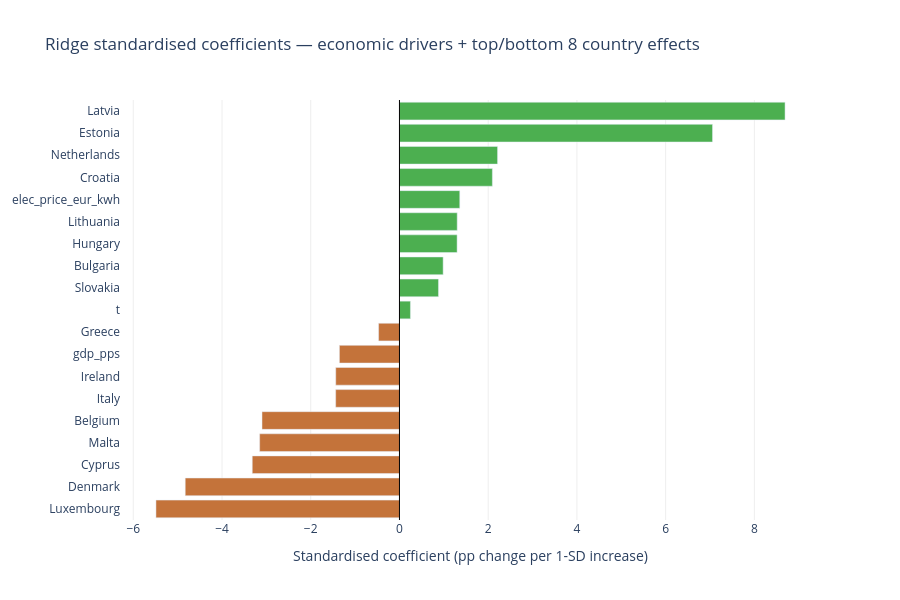

The cell this chart's notebook holds for it:
### Code cell
# Show economic features + top/bottom 8 country dummies
top_dummies = pd.concat([dummies.head(8), dummies.tail(8)])
show = pd.concat([econ, top_dummies]).sort_values("coef").reset_index(drop=True)
labels = show["feature"].apply(lambda x: x.removeprefix("c_"))
bar_colors = [COLORS["renewables"] if c >= 0 else COLORS["fossil"] for c in show["coef"]]

fig = go.Figure()
fig.add_trace(go.Bar(
    x=show["coef"],
    y=labels,
    orientation="h",
    marker_color=bar_colors,
))
fig.add_vline(x=0, line_color="black", line_width=1)
fig.update_layout(
    title="Ridge standardised coefficients — economic drivers + top/bottom 8 country effects",
    xaxis_title="Standardised coefficient (pp change per 1-SD increase)",
    yaxis_title=None,
    plot_bgcolor="white",
    xaxis=dict(gridcolor="#eeeeee"),
    height=600,
    showlegend=False,
)
fig.show()

### Figure 1 — Plotly figure (JSON) as saved in the notebook; plotly's stock layout.template omitted (floating-point values rounded to 4 significant figures)
{"data": [{"marker": {"color": ["#C4733A", "#C4733A", "#C4733A", "#C4733A", "#C4733A", "#C4733A", "#C4733A", "#C4733A", "#C4733A", "#4CAF50", "#4CAF50", "#4CAF50", "#4CAF50", "#4CAF50", "#4CAF50", "#4CAF50", "#4CAF50", "#4CAF50", "#4CAF50"]}, "orientation": "h", "type": "bar", "x": [-5.489, -4.829, -3.318, -3.151, -3.098, -1.438, -1.436, -1.354, -0.4701, 0.2474, 0.8795, 0.9844, 1.299, 1.301, 1.359, 2.094, 2.211, 7.056, 8.691], "y": ["Luxembourg", "Denmark", "Cyprus", "Malta", "Belgium", "Italy", "Ireland", "gdp_pps", "Greece", "t", "Slovakia", "Bulgaria", "Hungary", "Lithuania", "elec_price_eur_kwh", "Croatia", "Netherlands", "Estonia", "Latvia"]}], "layout": {"height": 600, "plot_bgcolor": "white", "shapes": [{"line": {"color": "black", "width": 1}, "type": "line", "x0": 0, "x1": 0, "xref": "x", "y0": 0, "y1": 1, "yref": "y domain"}], "showlegend": false, "title": {"text": "Ridge standardised coefficients — economic drivers + top/bottom 8 country effects"}, "xaxis": {"gridcolor": "#eeeeee", "title": {"text": "Standardised coefficient (pp change per 1-SD increase)"}}, "yaxis": {"title": {}}}}
